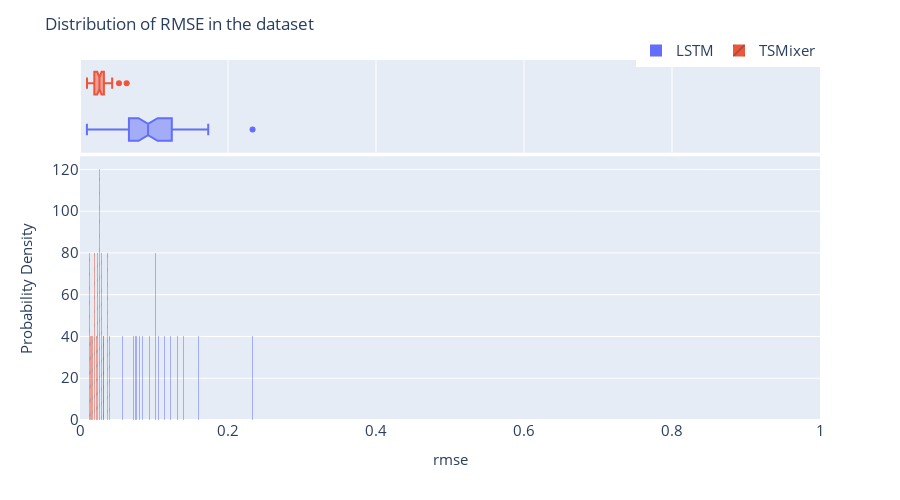

Notebook code for this chart:
### Code cell
fig = px.histogram(combined_metrics,
                   x="RMSE",
                   color=combined_metrics["algorithm"],
                   pattern_shape=combined_metrics["algorithm"],
                   marginal="box",
                   nbins=500,
                   barmode="overlay",
                   histnorm="probability density")
fig = format_plot(fig, xlabel="rmse", ylabel="Probability Density")
fig.update_layout(title="Distribution of RMSE in the dataset", xaxis_range=[0,1])
fig.write_image(dst_img/"dl_rmse_dist.png")
fig.show()

### Figure 1 — Plotly figure (JSON) as saved in the notebook; plotly's stock layout.template omitted (floating-point values rounded to 4 significant figures)
{"data": [{"bingroup": "x", "histnorm": "probability density", "hovertemplate": "algorithm=LSTM<br>RMSE=%{x}<br>probability density=%{y}<extra></extra>", "legendgroup": "LSTM", "marker": {"color": "#636efa", "opacity": 0.5, "pattern": {"shape": ""}}, "name": "LSTM", "nbinsx": 500, "orientation": "v", "showlegend": true, "type": "histogram", "x": [0.08104, 0.0852, 0.02276, 0.1326, 0.0722, 0.07134, 0.02006, 0.1193, 0.1318, 0.1092, 0.08038, 0.07482, 0.05728, 0.07634, 0.2332, 0.1224, 0.1733, 0.1376, 0.09026, 0.0836, 0.1377, 0.04401, 0.07404, 0.1511, 0.08923, 0.1503, 0.1023, 0.1054, 0.08413, 0.05178, 0.1194, 0.1063, 0.03177, 0.009335, 0.01498, 0.09961, 0.09373, 0.1013, 0.01381, 0.1391, 0.06612, 0.01556, 0.124, 0.0619, 0.1271, 0.1143, 0.1024, 0.1398, 0.1601, 0.05521], "xaxis": "x", "yaxis": "y"}, {"hovertemplate": "algorithm=LSTM<br>RMSE=%{x}<extra></extra>", "legendgroup": "LSTM", "marker": {"color": "#636efa"}, "name": "LSTM", "notched": true, "showlegend": false, "type": "box", "x": [0.08104, 0.0852, 0.02276, 0.1326, 0.0722, 0.07134, 0.02006, 0.1193, 0.1318, 0.1092, 0.08038, 0.07482, 0.05728, 0.07634, 0.2332, 0.1224, 0.1733, 0.1376, 0.09026, 0.0836, 0.1377, 0.04401, 0.07404, 0.1511, 0.08923, 0.1503, 0.1023, 0.1054, 0.08413, 0.05178, 0.1194, 0.1063, 0.03177, 0.009335, 0.01498, 0.09961, 0.09373, 0.1013, 0.01381, 0.1391, 0.06612, 0.01556, 0.124, 0.0619, 0.1271, 0.1143, 0.1024, 0.1398, 0.1601, 0.05521], "xaxis": "x2", "yaxis": "y2"}, {"bingroup": "x", "histnorm": "probability density", "hovertemplate": "algorithm=TSMixer<br>RMSE=%{x}<br>probability density=%{y}<extra></extra>", "legendgroup": "TSMixer", "marker": {"color": "#EF553B", "opacity": 0.5, "pattern": {"shape": "/"}}, "name": "TSMixer", "nbinsx": 500, "orientation": "v", "showlegend": true, "type": "histogram", "x": [0.02856, 0.02126, 0.01235, 0.03266, 0.02914, 0.01932, 0.01977, 0.03493, 0.03232, 0.02817, 0.02397, 0.01885, 0.01893, 0.02605, 0.06304, 0.03612, 0.05267, 0.03672, 0.02236, 0.02834, 0.03299, 0.01263, 0.02018, 0.04171, 0.01976, 0.04347, 0.02374, 0.0267, 0.02305, 0.0188, 0.03072, 0.02993, 0.01435, 0.009463, 0.01307, 0.03705, 0.02171, 0.02286, 0.01267, 0.03701, 0.0261, 0.01333, 0.02849, 0.01513, 0.02941, 0.02978, 0.02635, 0.03164, 0.0396, 0.01682], "xaxis": "x", "yaxis": "y"}, {"hovertemplate": "algorithm=TSMixer<br>RMSE=%{x}<extra></extra>", "legendgroup": "TSMixer", "marker": {"color": "#EF553B"}, "name": "TSMixer", "notched": true, "showlegend": false, "type": "box", "x": [0.02856, 0.02126, 0.01235, 0.03266, 0.02914, 0.01932, 0.01977, 0.03493, 0.03232, 0.02817, 0.02397, 0.01885, 0.01893, 0.02605, 0.06304, 0.03612, 0.05267, 0.03672, 0.02236, 0.02834, 0.03299, 0.01263, 0.02018, 0.04171, 0.01976, 0.04347, 0.02374, 0.0267, 0.02305, 0.0188, 0.03072, 0.02993, 0.01435, 0.009463, 0.01307, 0.03705, 0.02171, 0.02286, 0.01267, 0.03701, 0.0261, 0.01333, 0.02849, 0.01513, 0.02941, 0.02978, 0.02635, 0.03164, 0.0396, 0.01682], "xaxis": "x2", "yaxis": "y2"}], "layout": {"autosize": false, "barmode": "overlay", "height": 500, "legend": {"font": {"size": 15}, "orientation": "h", "title": {}, "tracegroupgap": 0, "x": 1, "xanchor": "right", "y": 0.98, "yanchor": "bottom"}, "margin": {"t": 60}, "title": {"text": "Distribution of RMSE in the dataset"}, "width": 900, "xaxis": {"anchor": "y", "domain": [0, 1], "range": [0, 1], "tickfont": {"size": 15}, "title": {"font": {"size": 15}, "text": "rmse"}}, "xaxis2": {"anchor": "y2", "domain": [0, 1], "matches": "x", "showgrid": true, "showticklabels": false}, "yaxis": {"anchor": "x", "domain": [0, 0.7326], "tickfont": {"size": 15}, "title": {"font": {"size": 15}, "text": "Probability Density"}}, "yaxis2": {"anchor": "x2", "domain": [0.7426, 1], "matches": "y2", "showgrid": false, "showline": false, "showticklabels": false, "ticks": ""}}}
